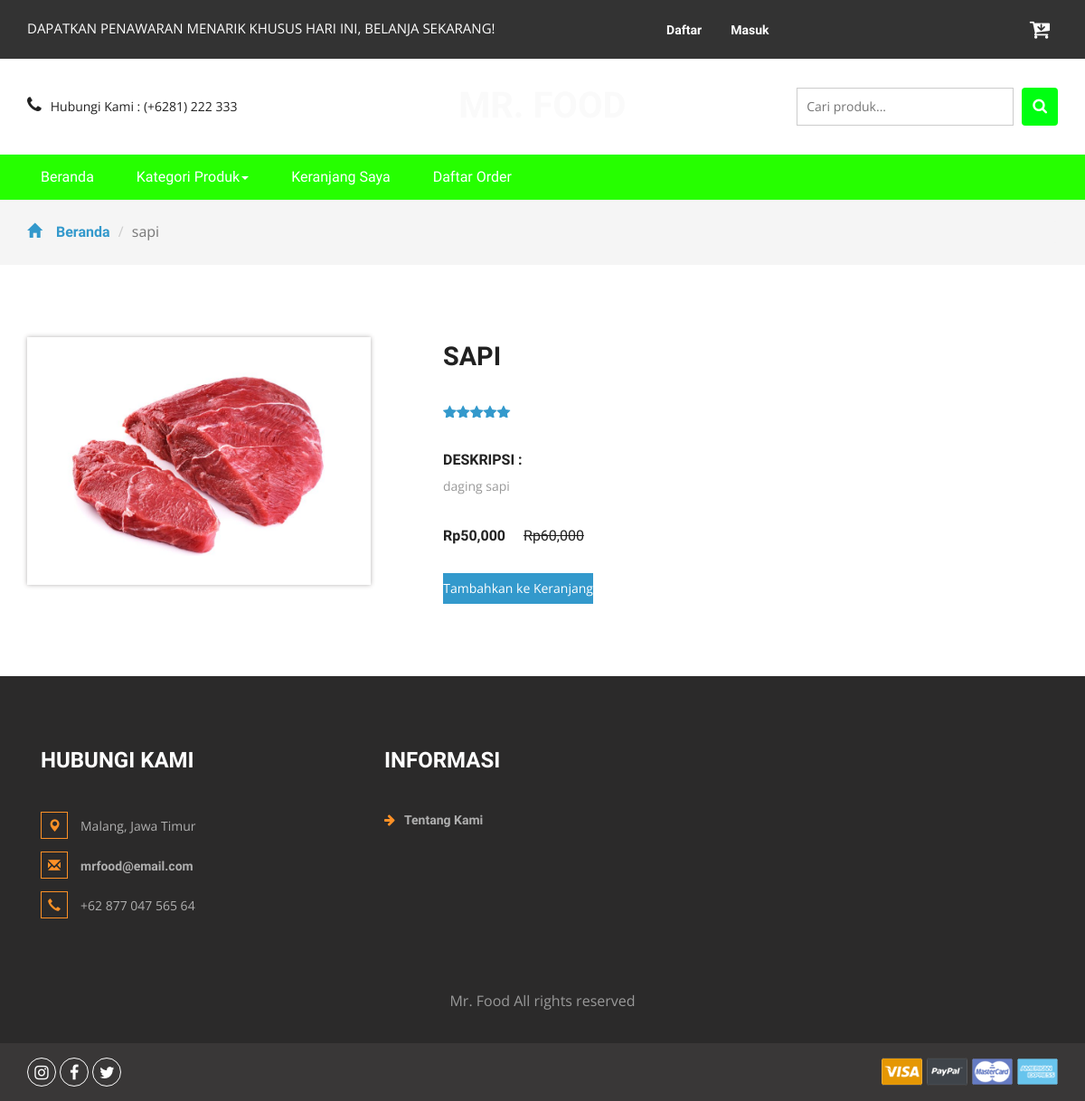
The app's page /product.php?idproduk=5 with its own data.
### tables this page shows
CREATE TABLE `produk` (
  `idproduk` int(11) NOT NULL,
  `idkategori` int(11) NOT NULL,
  `namaproduk` varchar(30) NOT NULL,
  `gambar` varchar(100) NOT NULL,
  `deskripsi` varchar(200) NOT NULL,
  `rate` int(11) NOT NULL,
  `hargabefore` int(11) NOT NULL,
  `hargaafter` int(11) NOT NULL,
  `tgldibuat` timestamp NOT NULL DEFAULT current_timestamp(),
  `stok` int(11) NOT NULL
);

### product.php (the view, shortened to what this page needs)
<?php
include 'dbconnect.php';
$idproduk = $_GET['idproduk'];
?>
<!DOCTYPE html>
<html>
<head>
<link href="css/bootstrap.css" rel="stylesheet" type="text/css" media="all" />
<link href="css/style.css" rel="stylesheet" type="text/css" media="all" />
<link href="css/font-awesome.css" rel="stylesheet">
</head>
<body>
	<div class="agileits_header">
		<div class="container">
			<div class="w3l_offers">
				<p>DAPATKAN PENAWARAN MENARIK KHUSUS HARI INI, BELANJA SEKARANG!</p>
			</div>
			<div class="agile-login">
				<ul>
				<?php
				if(!isset($_SESSION['log'])){
					echo '
					<li><a href="registered.php"> Daftar</a></li>
					<li><a href="login.php">Masuk</a></li>
					';
				}
				?>
				</ul>
			</div>
			<div class="product_list_header">
					<a href="cart.php"><button class="w3view-cart" type="submit" name="submit" value=""><i class="fa fa-cart-arrow-down" aria-hidden="true"></i></button>
					 </a>
			</div>
			<div class="clearfix"> </div>
		</div>
	</div>
	<div class="logo_products">
		<div class="container">
		<div class="w3ls_logo_products_left1">
				<ul class="phone_email">
					<li><i class="fa fa-phone" aria-hidden="true"></i>Hubungi Kami : (+6281) 222 333</li>
				</ul>
			</div>
			<div class="w3ls_logo_products_left">
				<h1><a href="index.php">Mr. Food</a></h1>
			</div>
		<div class="w3l_search">
			<form action="search.php" method="post">
				<input type="search" name="Search" placeholder="Cari produk...">
				<button type="submit" class="btn btn-default search" aria-label="Left Align">
					<i class="fa fa-search" aria-hidden="true"> </i>
				</button>
			</form>
		</div>
			<div class="clearfix"> </div>
		</div>
	</div>
	<div class="navigation-agileits">
		<div class="container">
			<nav class="navbar navbar-default">
							<div class="collapse navbar-collapse" id="bs-megadropdown-tabs">
								<ul class="nav navbar-nav">
									<li class="active"><a href="index.php" class="act">Beranda</a></li>
									<li class="dropdown">
										<a href="#" class="dropdown-toggle" data-toggle="dropdown">Kategori Produk<b class="caret"></b></a>
									</li>
									<li><a href="cart.php">Keranjang Saya</a></li>
									<li><a href="konfirmasi.php">Daftar Order</a></li>
								</ul>
							</div>
							</nav>
			</div>
		</div>
	<div class="breadcrumbs">
		<div class="container">
			<ol class="breadcrumb breadcrumb1 animated wow slideInLeft" data-wow-delay=".5s">
				<li><a href="index.php"><span class="glyphicon glyphicon-home" aria-hidden="true"></span>Beranda</a></li>
				<li class="active"><?php
				$p = mysqli_fetch_array(mysqli_query($conn,"Select * from produk where idproduk='$idproduk'"));
				echo $p['namaproduk'];
				?></li>
			</ol>
		</div>
	</div>
	<div class="products">
		<div class="container">
			<div class="agileinfo_single">
				<div class="col-md-4 agileinfo_single_left">
					<img id="example" src="<?php echo $p['gambar']?>" alt=" " class="img-responsive">
				</div>
				<div class="col-md-8 agileinfo_single_right">
				<h2><?php echo $p['namaproduk'] ?></h2>
					<div class="rating1">
						<span class="starRating">
							<?php
								$rate = $p['rate'];
								for($n=1;$n<=$rate;$n++){
								echo '<i class="fa fa-star blue-star" aria-hidden="true"></i>';
								};
								?>
						</span>
					</div>
					<div class="w3agile_description">
						<h4>Deskripsi :</h4>
						<p><?php echo $p['deskripsi'] ?></p>
					</div>
					<div class="snipcart-item block">
						<div class="snipcart-thumb agileinfo_single_right_snipcart">
							<h4 class="m-sing">Rp<?php echo number_format($p['hargaafter']) ?> <span>Rp<?php echo number_format($p['hargabefore']) ?></span></h4>
						</div>
						<div class="snipcart-details agileinfo_single_right_details">
							<form action="#" method="post">
								<fieldset>
									<input type="submit" name="addprod" value="Tambahkan ke Keranjang" class="button">
								</fieldset>
							</form>
						</div>
					</div>
				</div>
				<div class="clearfix"> </div>
			</div>
		</div>
	</div>
<div class="footer">
		<div class="container">
			<div class="w3_footer_grids">
				<div class="col-md-4 w3_footer_grid">
					<h3>Hubungi Kami</h3>
					<ul class="address">
						<li><i class="glyphicon glyphicon-map-marker" aria-hidden="true"></i>Malang, Jawa Timur</li>
						<li><i class="glyphicon glyphicon-envelope" aria-hidden="true"></i><a href="mailto:info@email">mrfood@email.com</a></li>
						<li><i class="glyphicon glyphicon-earphone" aria-hidden="true"></i>+62 877 047 565 64</li>
					</ul>
				</div>
				<div class="col-md-3 w3_footer_grid">
					<h3>Informasi</h3>
					<ul class="info">
						<li><i class="fa fa-arrow-right" aria-hidden="true"></i><a href="about.html">Tentang Kami</a></li>
					</ul>
				</div>
				<div class="clearfix"> </div>
			</div>
		</div>
		<div class="footer-copy">
			<div class="container">
				<p>Mr. Food All rights reserved</p>
			</div>
		</div>
	</div>
	<div class="footer-botm">
			<div class="container">
				<div class="w3layouts-foot">
					<ul>
						<li><a href="#" class="w3_agile_instagram"><i class="fa fa-instagram" aria-hidden="true"></i></a></li>
						<li><a href="#" class="w3_agile_facebook"><i class="fa fa-facebook" aria-hidden="true"></i></a></li>
						<li><a href="#" class="agile_twitter"><i class="fa fa-twitter" aria-hidden="true"></i></a></li>
					</ul>
				</div>
				<div class="payment-w3ls">
					<img src="images/card.png" alt=" " class="img-responsive">
				</div>
				<div class="clearfix"> </div>
			</div>
		</div>
<link href="css/skdslider.css" rel="stylesheet">
</body>
</html>

### records on screen
produk: namaproduk "sapi", gambar (picture), namaproduk "SAPI", rate 5 (drawn), deskripsi "daging sapi", hargaafter "50,000", hargabefore "60,000"
